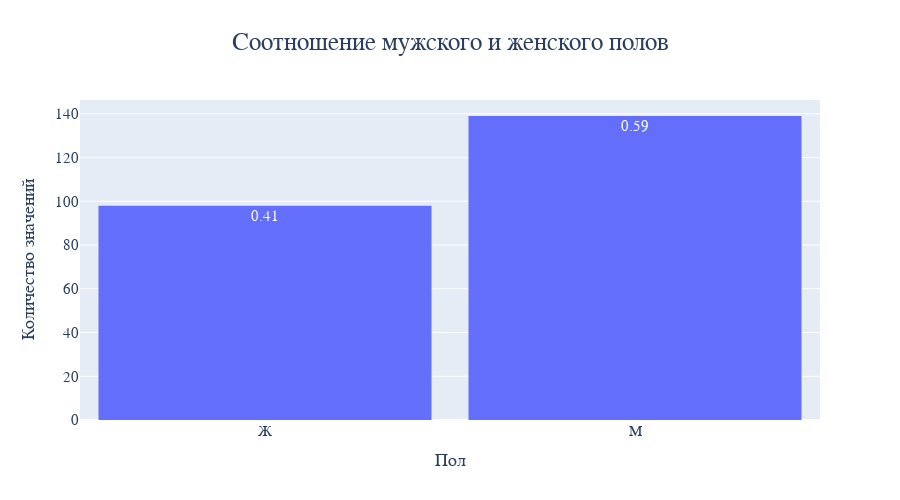

Here is the notebook cell this chart was saved with:
### Markdown cell above
### `Пол`

### Code cell
percentages_sex = df['Пол'].value_counts(normalize=True, ascending=True)

fig = go.Figure(
    go.Histogram(
        x=df['Пол'],
        text=percentages_sex,
        texttemplate='%{text:.2f}',
        hovertemplate='Количество: %{y}<br>Отношение к общему количеству: %{text:.2f}',
    ),
)

fig.update_layout(
    title_text='Соотношение мужского и женского полов',
    xaxis_title='Пол',
    yaxis_title='Количество значений'
)
fig.show()

### Figure 1 — Plotly figure (JSON) as saved in the notebook; plotly's stock layout.template omitted (floating-point values rounded to 4 significant figures; data arrays with more than 128 entries replaced by an {"elided": "..."} marker saying what was removed)
{"data": [{"hovertemplate": "Количество: %{y}<br>Отношение к общему количеству: %{text:.2f}", "text": [0.4135, 0.5865], "texttemplate": "%{text:.2f}", "type": "histogram", "x": {"elided": "237 str values"}}], "layout": {"height": 500, "title": {"text": "Соотношение мужского и женского полов"}, "width": 900, "xaxis": {"autorange": true, "range": [-0.5, 1.5], "title": {"text": "Пол"}, "type": "category"}, "yaxis": {"autorange": true, "range": [0, 146.3], "title": {"text": "Количество значений"}}}}
